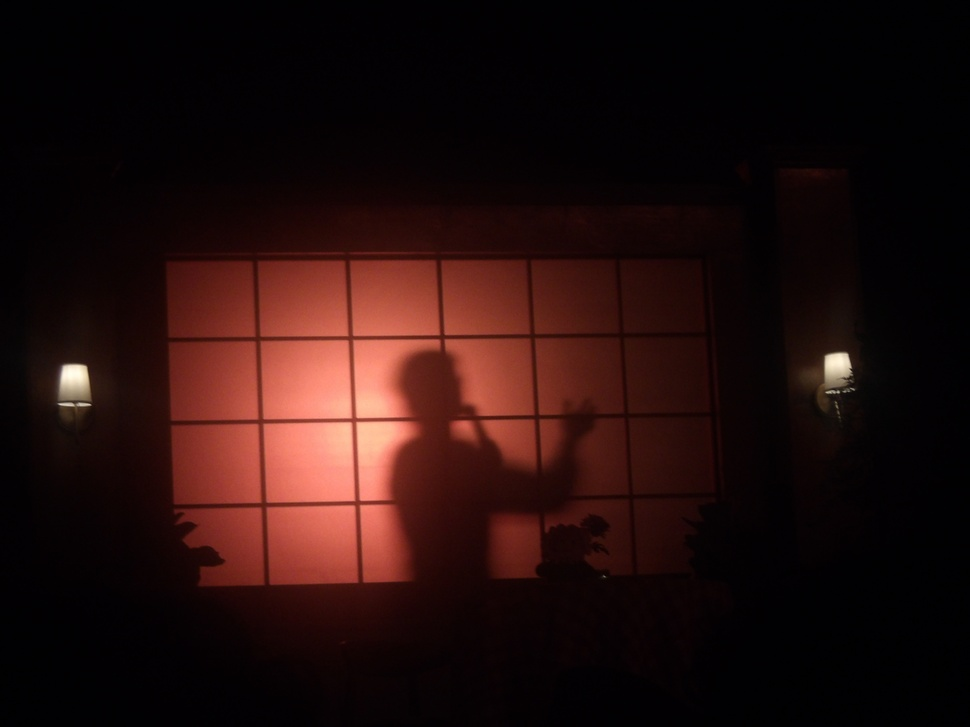
#> input picture data/source_images/102_0446.JPG, 970 x 727 px, shrunk from 4608 x 3456 before the run; its folder holds only this picture in this run
$ python render_collage.py
#> lines starting #> are read from the running program, lines starting #| are printed output that depends on the picture
### utils/image_loader.py
"""
Image loading and validation utilities
"""
from PIL import Image
import os
from typing import List, Tuple

def get_image_files(directory: str, supported_formats: List[str]) -> List[str]:
    """
    Get all image files from a directory.

    Args:
        directory: Path to directory containing images
        supported_formats: List of supported file extensions (e.g., ['.jpg', '.png'])

    Returns:
        List of full file paths to images
    """
    #TO DO: Implement a function to get image files from a directory
    '''image_files = []
    with open(os.path.dirname(os.path.realpath( directory ))) as f:
        print('hello')
        print(f)
        if f in supported_formats:
            image_files.append(f)
    '''
    if not os.path.exists(directory):
       raise FileNotFoundError(f"Directory not found: {directory}")
    image_files = []
    for root, dirs, files in os.walk(directory):
       for file in files:
           if any(file.lower().endswith(fmt) for fmt in supported_formats):
               image_files.append(os.path.join(root, file))

    return sorted(image_files)

def load_image(filepath: str) -> Image.Image:
    """
    Load an image from filepath and convert to RGB.

    Args:
        filepath: Path to image file

    Returns:
        PIL Image object in RGB mode
    """
    #Implement image loading and conversion to RBG
    try:
        img = Image.open(filepath)
        # Convert to RGB (handles RGBA, grayscale, etc.)
        return img.convert('RGB')
    except Exception as e:
        raise ValueError(f"Failed to load image {filepath}: {str(e)}")

def get_image_dimensions(image: Image.Image) -> Tuple[int, int]:
    """
    Get image dimensions.

    Args:
        image: PIL Image object

    Returns:
        Tuple of (width, height)
    """
    #TO DO: Implement a function to get image dimensions (Should be one line)
    return (image.size)
# [16 lines left out: function validate_image, not called in this run]

### src/categorize_images.py
# Functions needed:
#- load_source_images(directory)
#- calculate_average_color(image)
#- extract_metadata(image, filepath)
# - categorize_batch(image_list)
# - save_to_cache(data, filepath)
# - load_from_cache(filepath)

"""
Categorize all source images by calculating their average colors.
Creates a data structure optimized for fast color matching.
"""
import json
import os
from typing import List, Dict, Any, Tuple
from PIL import Image
from tqdm import tqdm
import yaml
import numpy as np

from utils.image_loader import get_image_files, load_image, get_image_dimensions
from src.color_analysis import calculate_average_color_optimized, color_to_hex


class SourceImage:
    """Represents a source image with its metadata and average color."""

    def __init__(self, filepath: str, avg_color: Tuple[int, int, int],
                 width: int, height: int):
        """
        Args:
            filepath: Absolute or relative path to the image
            avg_color: Average RGB color tuple (R, G, B)
            width: Image width in pixels
            height: Image height in pixels
        """
        self.filepath = filepath
        self.filename = os.path.basename(filepath)
        self.avg_color = avg_color
        self.width = width
        self.height = height
        self.aspect_ratio = width / height if height != 0 else 1.0

    # [23 lines left out: functions to_dict, from_dict, not called in this run]


class SourceImagePalette:
    """
    Container for all source images, optimized for color matching.
    Provides efficient lookup and filtering methods.
    """

    def __init__(self):
        self.images: List[SourceImage] = []
        self._color_array = None  # Cached numpy array of colors for fast matching

    def add_image(self, image: SourceImage) -> None:
        """Add a source image to the palette."""
        self.images.append(image)
        self._color_array = None  # Invalidate cache

    def get_color_array(self) -> np.ndarray:
        """
        Get numpy array of all colors for vectorized operations.
        Returns array of shape (N, 3) where N is number of images.
        """
        if self._color_array is None:
            self._color_array = np.array([img.avg_color for img in self.images])
        return self._color_array

    def find_closest_match(self, target_color: Tuple[int, int, int]) -> SourceImage:
        """
        Find the source image with the closest average color to target.
        Uses Euclidean distance in RGB space.

        Args:
            target_color: Target RGB color tuple

        Returns:
            SourceImage with the closest matching color
        """
        if not self.images:
            raise ValueError("Palette is empty")

        # Convert target to numpy array
        target = np.array(target_color)

        # Get all colors as array
        colors = self.get_color_array()

        # Calculate Euclidean distances (vectorized)
        distances = np.linalg.norm(colors - target, axis=1)

        # Find index of minimum distance
        closest_idx = np.argmin(distances)

        return self.images[closest_idx]

    # [60 lines left out: functions find_closest_matches, filter_by_aspect_ratio, to_dict, from_dict, not called in this run]

    def __len__(self) -> int:
        """Return number of images in palette."""
        return len(self.images)

    def __getitem__(self, index: int) -> SourceImage:
        """Allow indexing into the palette."""
        return self.images[index]


def categorize_single_image(filepath: str) -> SourceImage:
    """
    Process a single image and extract its metadata.

    Args:
        filepath: Path to the image file

    Returns:
        SourceImage object with metadata

    Raises:
        Exception if image cannot be processed
    """
    # Load image
    image = load_image(filepath)

    # Get dimensions
    width, height = get_image_dimensions(image)

    # Calculate average color (optimized for speed)
    avg_color = calculate_average_color_optimized(image)

    # Create and return SourceImage object
    return SourceImage(filepath, avg_color, width, height)


def categorize_all_images(image_directory: str, supported_formats: List[str]) -> SourceImagePalette:
    """
    Categorize all images in a directory and build a palette.

    Args:
        image_directory: Path to directory containing source images
        supported_formats: List of supported file extensions

    Returns:
        SourceImagePalette containing all categorized images
    """
    print(f"Scanning directory: {image_directory}")

    # Get all image files
    image_files = get_image_files(image_directory, supported_formats)
    print(f"Found {len(image_files)} images")

    if len(image_files) == 0:
        print("WARNING: No images found!")
        return SourceImagePalette()

    # Create palette
    palette = SourceImagePalette()

    # Process each image with progress bar
    print("Categorizing images...")
    failed_count = 0

    for filepath in tqdm(image_files, desc="Processing images"):
        try:
            source_image = categorize_single_image(filepath)
#> in load_image, img is the input picture: PIL image 970x727 RGB; mean R, G, B 35.5, 14.5, 12.7
#> in categorize_single_image, `width, height = get_image_dimensions(image)`: width = 970; height = 727
#> in calculate_average_color_optimized, `image = image.resize((new_width, new_height), Image.Resampling.LANCZOS)`:
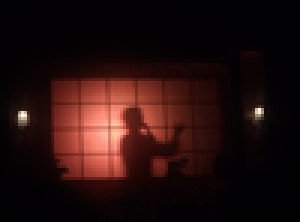
#> image: PIL image 100x74 RGB (shown 3 times larger); mean R, G, B 35.5, 14.5, 12.7
            palette.add_image(source_image)
        except Exception as e:
            failed_count += 1
            tqdm.write(f"Failed to process {filepath}: {str(e)}")

    print(f"\n✓ Successfully categorized {len(palette)} images")
    if failed_count > 0:
        print(f"✗ Failed to process {failed_count} images")

    return palette


# [150 lines left out: functions save_palette, load_palette, print_palette_statistics, main, not called in this run]


# [2 lines that do not run on import are left out]

### src/color_analysis.py
"""
Color analysis utilities for calculating average colors
"""
from PIL import Image
import numpy as np
from typing import Tuple


def calculate_average_color(image: Image.Image) -> Tuple[int, int, int]:
    """
    Calculate the average RGB color of an image.

    Args:
        image: PIL Image object in RGB mode

    Returns:
        Tuple of (R, G, B) values as integers (0-255)
    """
    # Convert image to numpy array
    img_array = np.array(image)

    # Calculate mean across all pixels for each channel
    # Shape is (height, width, 3) -> we want mean of axis 0 and 1
    avg_color = img_array.mean(axis=(0, 1))

    # Round and convert to integers
    return tuple(int(c) for c in avg_color)


def calculate_average_color_optimized(image: Image.Image, max_dimension: int = 100) -> Tuple[int, int, int]:
    """
    Calculate average color of an image with optimization for large images.
    Resizes image to max_dimension before calculation for speed.

    Args:
        image: PIL Image object in RGB mode
        max_dimension: Maximum width/height for resized image

    Returns:
        Tuple of (R, G, B) values as integers (0-255)
    """
    # Resize image if it's too large (for performance)
    width, height = image.size
    if max(width, height) > max_dimension:
        # Calculate new dimensions maintaining aspect ratio
        if width > height:
            new_width = max_dimension
            new_height = int(height * (max_dimension / width))
        else:
            new_height = max_dimension
            new_width = int(width * (max_dimension / height))

        image = image.resize((new_width, new_height), Image.Resampling.LANCZOS)

    return calculate_average_color(image)
#> in calculate_average_color, `avg_color = img_array.mean(axis=(0, 1))`: avg_color = [35.45, 14.46, 12.73]


# [25 lines left out: functions color_to_hex, hex_to_color, not called in this run]

### src/render_collage.py
from PIL import Image
import numpy as np
from src.categorize_images import SourceImage, SourceImagePalette, categorize_all_images


def render_collage(target_image: Image.Image,
                   palette: SourceImagePalette,
                   tile_size: int = 40,
                   method: str = "euclidean") -> Image.Image:

    # Crop to clean tile grid
    width, height = target_image.size
    width = (width // tile_size) * tile_size
    height = (height // tile_size) * tile_size
    target_image = target_image.crop((0, 0, width, height))

    #create new empty image
    mosaic = Image.new("RGB", (width, height))

    #loop through each tile on grid
    for y in range(0, height, tile_size):
        for x in range(0, width, tile_size):
            # Extract tile and compute average color
            tile = target_image.crop((x, y, x + tile_size, y + tile_size))
            avg_color = tuple(np.array(tile).mean(axis=(0,1)).astype(int))
            # Use your existing matching function
            match = palette.find_closest_match(avg_color)
            # Load image from filepath
            source_img = Image.open(match.filepath).convert("RGB")
            # Resize to tile
            source_img = source_img.resize((tile_size, tile_size),
                Image.Resampling.LANCZOS)

            #paste into collage
            mosaic.paste(source_img, (x, y))
    return mosaic

# Render collage for all images in the dataset
palette = categorize_all_images(
   image_directory="data/source_images",
   supported_formats=[".jpg", ".jpeg", ".png"]
)
#> in categorize_single_image, `avg_color = calculate_average_color_optimized(image)`: avg_color = (35, 14, 12)
#> in __init__, `self.width = width`: self.width = 970
#> in __init__, `self.height = height`: self.height = 727
#> in __init__, `self.aspect_ratio = width / height if height != 0 else 1.0`: self.aspect_ratio = 1.33
print("Loaded images:", len(palette))
target_image = Image.open("data/target_images/IMG_0092.jpeg").convert("RGB")
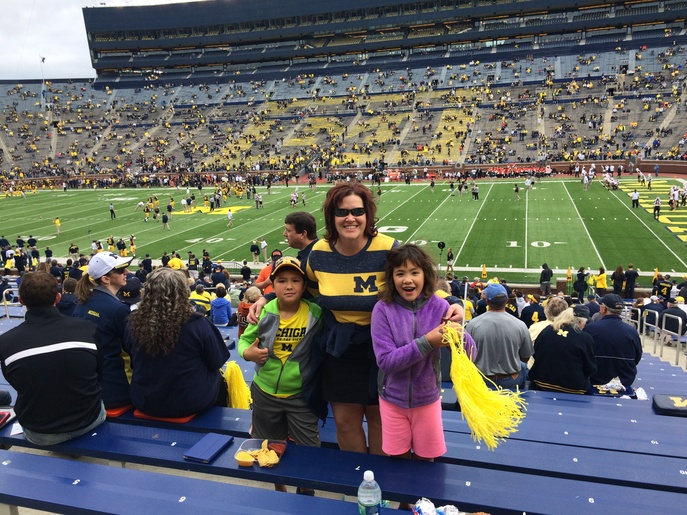
#> input picture data/target_images/IMG_0092.jpeg, 687 x 515 px, shrunk from 3264 x 2448 before the run, found by its file name
#> target_image is the input picture: PIL image 687x515 RGB; mean R, G, B 97, 99.5, 95.6
collage = render_collage(target_image, palette, tile_size=40)
#> in render_collage, `target_image = target_image.crop((0, 0, width, height))`:
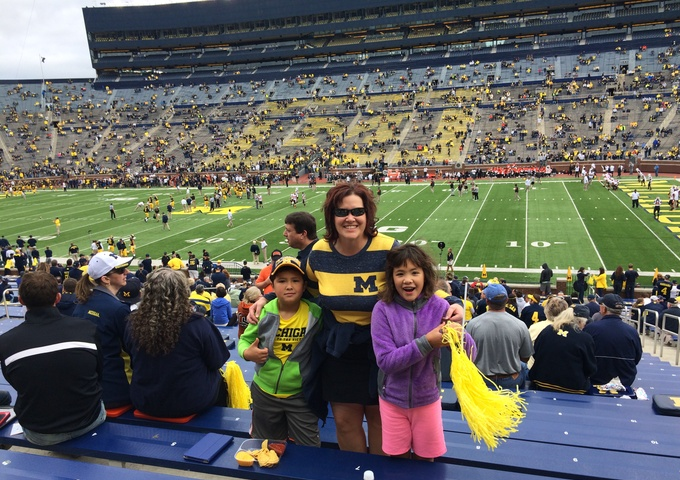
#> target_image: PIL image 680x480 RGB; mean R, G, B 97.6, 99.3, 91.8
#> in render_collage, `mosaic = Image.new("RGB", (width, height))`: mosaic: PIL image 680x480 RGB; every value is 0
#> in render_collage, `tile = target_image.crop((x, y, x + tile_size, y + tile_size))`:
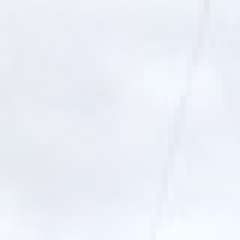
#> tile: PIL image 40x40 RGB (shown 6 times larger); mean R, G, B 236.3, 239.9, 247.6
#> in render_collage, `avg_color = tuple(np.array(tile).mean(axis=(0,1)).astype(int))`: avg_color = (236, 239, 247)
#> in find_closest_match, `target = np.array(target_color)`: target = [236, 239, 247]
#> in get_color_array, `self._color_array = np.array([img.avg_color for img in self.images])`: self._color_array = [[35, 14, 12]]
#> in find_closest_match, `distances = np.linalg.norm(colors - target, axis=1)`: distances = [382.4]
#> in find_closest_match, `closest_idx = np.argmin(distances)`: closest_idx = 0
#> in render_collage, `source_img = source_img.resize((tile_size, tile_size), Image.Resamplin..`:
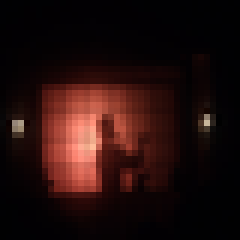
#> source_img: PIL image 40x40 RGB (shown 6 times larger); mean R, G, B 35.4, 14.5, 12.7
#> in render_collage, `mosaic.paste(source_img, (x, y))`:
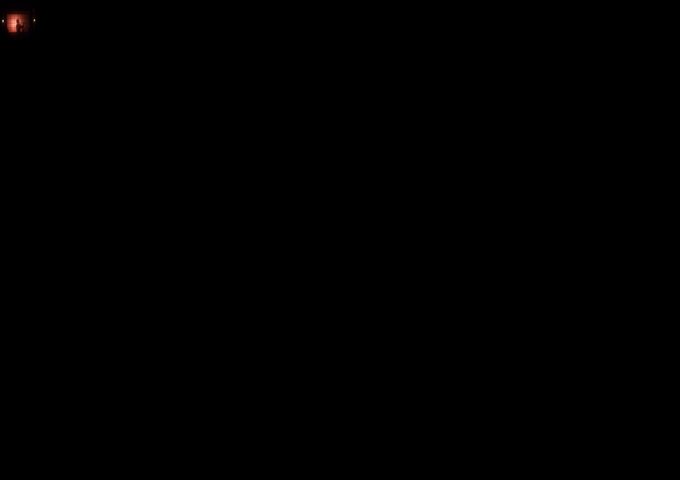
#> mosaic: PIL image 680x480 RGB; mean R, G, B 0.2, 0.1, 0.1
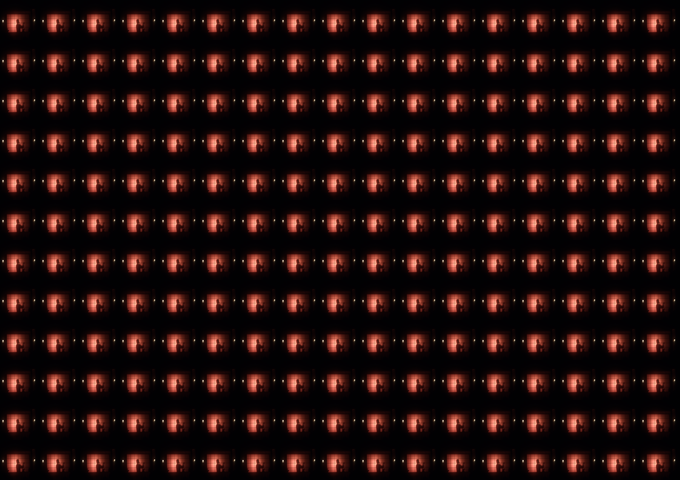
#> collage: PIL image 680x480 RGB; mean R, G, B 35.4, 14.5, 12.7
collage.save("collage.jpg")
